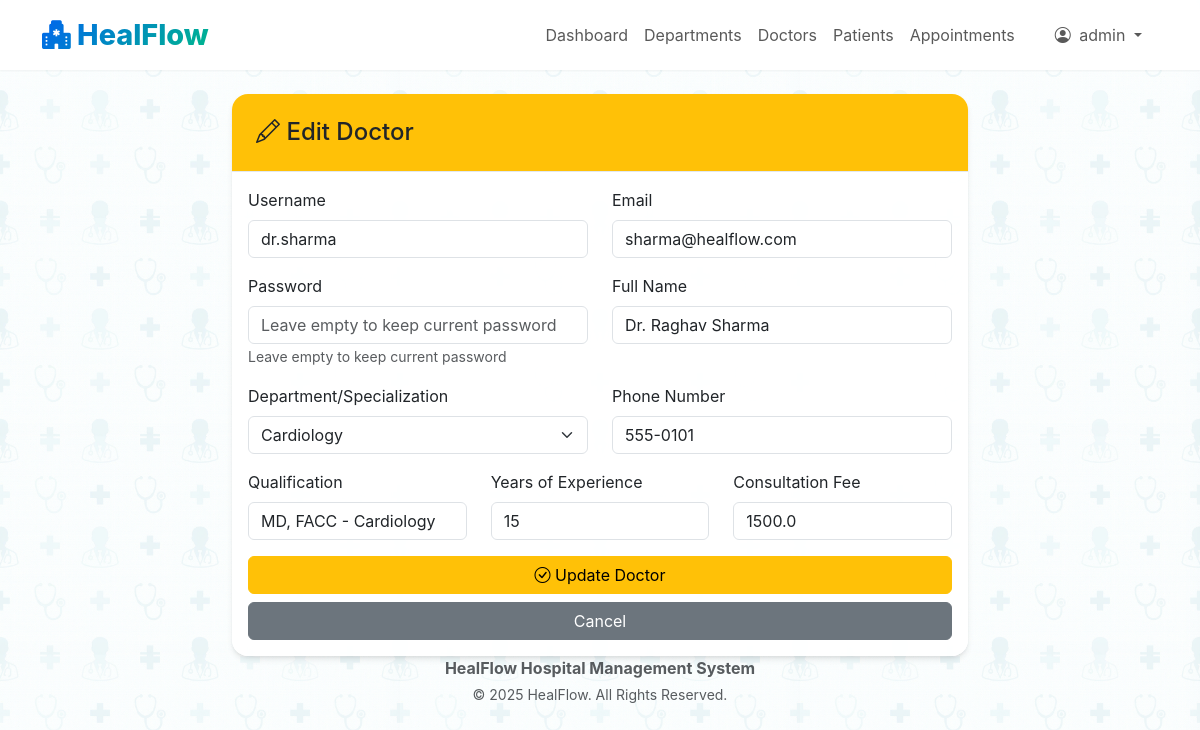
/admin/doctor/edit/1 (signed in), run on the app's committed database.
### models.py (models this page shows, shortened)
class User(UserMixin, db.Model):
    __tablename__ = 'users'
    id = db.Column(db.Integer, primary_key=True)
    username = db.Column(db.String(80), unique=True, nullable=False)
    email = db.Column(db.String(120), unique=True, nullable=False)
    password_hash = db.Column(db.String(255), nullable=False)
    role = db.Column(db.String(20), nullable=False)
    created_at = db.Column(db.DateTime, default=datetime.utcnow)
    active = db.Column(db.Boolean, default=True)
    doctor = db.relationship('Doctor', backref='user', uselist=False, cascade='all, delete-orphan')
    patient = db.relationship('Patient', backref='user', uselist=False, cascade='all, delete-orphan')

class Doctor(db.Model):
    __tablename__ = 'doctors'
    id = db.Column(db.Integer, primary_key=True)
    user_id = db.Column(db.Integer, db.ForeignKey('users.id'), nullable=False)
    full_name = db.Column(db.String(120), nullable=False)
    department_id = db.Column(db.Integer, db.ForeignKey('departments.id'), nullable=False)
    phone = db.Column(db.String(20))
    qualification = db.Column(db.String(200))
    experience_years = db.Column(db.Integer)
    consultation_fee = db.Column(db.Float, default=0.0)
    created_at = db.Column(db.DateTime, default=datetime.utcnow)
    appointments = db.relationship('Appointment', backref='doctor', lazy=True)
    availability = db.relationship('DoctorAvailability', backref='doctor', cascade='all, delete-orphan')

### app.py (the view, shortened to what this page needs)
@app.route('/admin/doctor/edit/<int:doctor_id>', methods=['GET', 'POST'])
@login_required
@admin_required
def admin_edit_doctor(doctor_id):
    doctor = Doctor.query.get_or_404(doctor_id)
    form = DoctorForm(obj=doctor)
    form.department_id.choices = [(d.id, d.name) for d in Department.query.all()]
    form.username.data = doctor.user.username
    form.email.data = doctor.user.email
    return render_template('admin/edit_doctor.html', form=form, doctor=doctor)

### forms.py
class DoctorForm(FlaskForm):
    username = StringField('Username', validators=[DataRequired(), Length(min=3, max=80)])
    email = StringField('Email', validators=[DataRequired(), Email()])
    password = PasswordField('Password', validators=[Optional(), Length(min=6)])
    full_name = StringField('Full Name', validators=[DataRequired(), Length(max=120)])
    department_id = SelectField('Department/Specialization', coerce=int, validators=[DataRequired()])
    phone = StringField('Phone Number', validators=[DataRequired(), Length(max=20)])
    qualification = StringField('Qualification', validators=[DataRequired(), Length(max=200)])
    experience_years = IntegerField('Years of Experience', validators=[DataRequired()])
    consultation_fee = FloatField('Consultation Fee', validators=[DataRequired()])

### app.py (called while the page is built)
@login_manager.user_loader
def load_user(user_id):
    return User.query.get(int(user_id))

def admin_required(f):
    @wraps(f)
    def decorated_function(*args, **kwargs):
        if not current_user.is_authenticated or current_user.role != 'admin':
            flash('Access denied. Admin privileges required.', 'danger')
            return redirect(url_for('index'))
        return f(*args, **kwargs)
    return decorated_function

### templates/admin/edit_doctor.html (shortened to what this page needs)
{% extends "base.html" %}
{% block content %}
<div class="row justify-content-center">
    <div class="col-md-8">
        <div class="card">
            <div class="card-header bg-warning">
                <h4 class="mb-0"><i class="bi bi-pencil"></i> Edit Doctor</h4>
            </div>
            <div class="card-body">
                <form method="POST">
                    <div class="row">
                        <div class="col-md-6 mb-3">
                            {{ form.username.label(class="form-label") }}
                            {{ form.username(class="form-control", readonly=True) }}
                        </div>
                        <div class="col-md-6 mb-3">
                            {{ form.email.label(class="form-label") }}
                            {{ form.email(class="form-control", type="email", required=True) }}
                        </div>
                    </div>
                    <div class="row">
                        <div class="col-md-6 mb-3">
                            {{ form.password.label(class="form-label") }}
                            {{ form.password(class="form-control", placeholder="Leave empty to keep current password") }}
                            <small class="text-muted">Leave empty to keep current password</small>
                        </div>
                        <div class="col-md-6 mb-3">
                            {{ form.full_name.label(class="form-label") }}
                            {{ form.full_name(class="form-control", required=True) }}
                        </div>
                    </div>
                    <div class="row">
                        <div class="col-md-6 mb-3">
                            {{ form.department_id.label(class="form-label") }}
                            {{ form.department_id(class="form-select", required=True) }}
                        </div>
                        <div class="col-md-6 mb-3">
                            {{ form.phone.label(class="form-label") }}
                            {{ form.phone(class="form-control", type="tel", required=True) }}
                        </div>
                    </div>
                    <div class="row">
                        <div class="col-md-4 mb-3">
                            {{ form.qualification.label(class="form-label") }}
                            {{ form.qualification(class="form-control", required=True) }}
                        </div>
                        <div class="col-md-4 mb-3">
                            {{ form.experience_years.label(class="form-label") }}
                            {{ form.experience_years(class="form-control", type="number", min="0", required=True) }}
                        </div>
                        <div class="col-md-4 mb-3">
                            {{ form.consultation_fee.label(class="form-label") }}
                            {{ form.consultation_fee(class="form-control", type="number", step="0.01", min="0", required=True) }}
                        </div>
                    </div>
                    <div class="d-grid gap-2">
                        <button type="submit" class="btn btn-warning">
                            <i class="bi bi-check-circle"></i> Update Doctor
                        </button>
                        <a href="{{ url_for('admin_doctors') }}" class="btn btn-secondary">Cancel</a>
                    </div>
                </form>
            </div>
        </div>
    </div>
</div>
{% endblock %}

### templates/base.html (shortened to what this page needs)
<!DOCTYPE html>
<html lang="en">
<head>
    <link href="https://cdn.jsdelivr.net/npm/bootstrap@5.3.0/dist/css/bootstrap.min.css" rel="stylesheet">
    <link rel="stylesheet" href="https://cdn.jsdelivr.net/npm/bootstrap-icons@1.10.0/font/bootstrap-icons.css">
    <link rel="stylesheet" href="{{ url_for('static', filename='css/style.css') }}">
</head>
<body>
    {% if current_user.is_authenticated %}
    <nav class="navbar navbar-expand-lg navbar-light sticky-top">
        <div class="container">
            <a class="navbar-brand" href="{{ url_for('index') }}">
                <i class="bi bi-hospital-fill"></i> HealFlow
            </a>
            <div class="collapse navbar-collapse" id="navbarNav">
                <ul class="navbar-nav ms-auto align-items-center">
                    {% if current_user.role == 'admin' %}
                    <li class="nav-item">
                        <a class="nav-link" href="{{ url_for('admin_dashboard') }}">Dashboard</a>
                    </li>
                    <li class="nav-item">
                        <a class="nav-link" href="{{ url_for('admin_departments') }}">Departments</a>
                    </li>
                    <li class="nav-item">
                        <a class="nav-link" href="{{ url_for('admin_doctors') }}">Doctors</a>
                    </li>
                    <li class="nav-item">
                        <a class="nav-link" href="{{ url_for('admin_patients') }}">Patients</a>
                    </li>
                    <li class="nav-item">
                        <a class="nav-link" href="{{ url_for('admin_appointments') }}">Appointments</a>
                    </li>
                    {% endif %}
                    <li class="nav-item dropdown ms-3">
                        <a class="nav-link dropdown-toggle btn btn-outline-primary px-3 py-1" href="#" role="button"
                            data-bs-toggle="dropdown">
                            <i class="bi bi-person-circle me-1"></i> {{ current_user.username }}
                        </a>
                    </li>
                </ul>
            </div>
        </div>
    </nav>
    {% endif %}
    <div class="container mt-4">
        {% block content %}{% endblock %}
    </div>
    <footer class="text-center text-muted">
        <div class="container">
            <div class="row">
                <div class="col-md-12">
                    <p class="mb-1">
                        <strong>HealFlow Hospital Management System</strong>
                    </p>
                    <p class="small mb-0">
                        &copy; 2025 HealFlow. All Rights Reserved.
                    </p>
                </div>
            </div>
        </div>
    </footer>
</body>
</html>

### static/css/style.css (style rules this page uses)
:root { --primary-color: #0061f2; --primary-gradient: linear-gradient(135deg, #0061f2 0%, #00ba88 100%); --secondary-gradient: linear-gradient(135deg, #6900c7 0%, #00e0ff 100%); --accent-gradient: linear-gradient(135deg, #00ba88 0%, #00e0ff 100%); --surface-color: #ffffff; --text-primary: #1a202c; --text-secondary: #718096; --border-color: #e2e8f0; --shadow-sm: 0 1px 2px 0 rgba(0, 0, 0, 0.05); --shadow-md: 0 4px 6px -1px rgba(0, 0, 0, 0.1), 0 2px 4px -1px rgba(0, 0, 0, 0.06); --shadow-lg: 0 10px 15px -3px rgba(0, 0, 0, 0.1), 0 4px 6px -2px rgba(0, 0, 0, 0.05); --glass-bg: rgba(255, 255, 255, 0.95); }
body { min-height: 100vh; display: flex; flex-direction: column; background-color: #f8fafc; background-image: url('../images/bg.png'); background-repeat: repeat; background-size: 400px; background-attachment: fixed; font-family: 'Inter', 'Segoe UI', sans-serif; color: var(--text-primary); }
.navbar { background: var(--glass-bg); backdrop-filter: blur(10px); border-bottom: 1px solid rgba(255, 255, 255, 0.3); box-shadow: var(--shadow-sm); }
.navbar-brand { font-weight: 800; background: var(--primary-gradient); background-clip: text; -webkit-background-clip: text; -webkit-text-fill-color: transparent; color: transparent; font-size: 1.8rem; }
.card { border: none; border-radius: 16px; background: var(--glass-bg); box-shadow: var(--shadow-md); transition: all 0.3s cubic-bezier(0.4, 0, 0.2, 1); overflow: hidden; }
.card-header { background: transparent; border-bottom: 1px solid var(--border-color); padding: 1.5rem; font-weight: 700; }

### data on the page
User: username "admin"
User: username "dr.sharma", email "sharma@healflow.com"
Doctor: full_name "Dr. Raghav Sharma", department_id "Cardiology", phone "555-0101", qualification "MD, FACC - Cardiology", experience_years "15", consultation_fee "1500.0"
